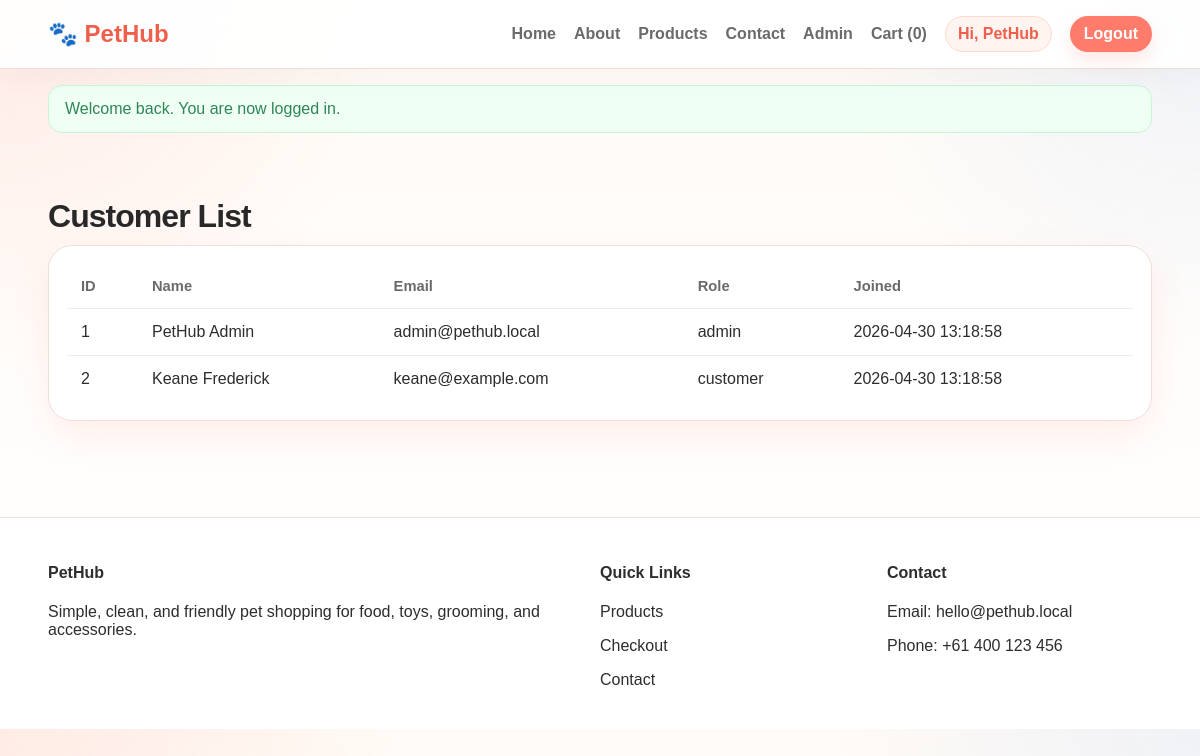
The page /admin/customers.php (signed in) on the database its author committed.
### tables this page shows
CREATE TABLE users (
  id INT AUTO_INCREMENT PRIMARY KEY,
  name VARCHAR(100) NOT NULL,
  email VARCHAR(120) NOT NULL UNIQUE,
  password_hash VARCHAR(255) NOT NULL,
  role ENUM('admin','customer') NOT NULL DEFAULT 'customer',
  created_at TIMESTAMP DEFAULT CURRENT_TIMESTAMP
);

### config/config.php (called while the page is built, shortened)
<?php
function db(): PDO {
    static $pdo = null;
    if ($pdo === null) {
        $dsn = 'mysql:host=' . DB_HOST . ';dbname=' . DB_NAME . ';charset=utf8mb4';
        $options = [
            PDO::ATTR_ERRMODE => PDO::ERRMODE_EXCEPTION,
            PDO::ATTR_DEFAULT_FETCH_MODE => PDO::FETCH_ASSOC,
            PDO::ATTR_EMULATE_PREPARES => false,
        ];
        $pdo = new PDO($dsn, DB_USER, DB_PASS, $options);
    }
    return $pdo;
}
function e(string $value): string {
    return htmlspecialchars($value, ENT_QUOTES, 'UTF-8');
}

### includes/functions.php (called while the page is built, shortened)
<?php
require_once __DIR__ . '/../config/config.php';
function all_customers(): array {
    return db()->query("SELECT id, name, email, role, created_at FROM users ORDER BY created_at DESC")->fetchAll();
}

### admin/customers.php (the view, shortened to what this page needs)
<?php
require_once __DIR__ . '/../includes/functions.php';
$customers = all_customers();
require_once __DIR__ . '/../includes/header.php';
?>
<main class="section"><div class="container">
  <h1 class="section-title">Customer List</h1>
  <div class="table-wrap"><table><thead><tr><th>ID</th><th>Name</th><th>Email</th><th>Role</th><th>Joined</th></tr></thead><tbody>
    <?php foreach ($customers as $customer): ?>
    <tr><td><?= (int)$customer['id']; ?></td><td><?= e($customer['name']); ?></td><td><?= e($customer['email']); ?></td><td><?= e($customer['role']); ?></td><td><?= e($customer['created_at']); ?></td></tr>
    <?php endforeach; ?>
  </tbody></table></div>
</div></main>
<?php require_once __DIR__ . '/../includes/footer.php'; ?>

### assets/css/style.css (style rules this page uses)
:root { --bg: #fffaf5; --surface: #ffffff; --text: #2d2d2d; --muted: #6a6a6a; --primary: #ff7b6b; --primary-dark: #ef5f4c; --secondary: #7db7ff; --accent: #ffe3dc; --border: #f0dfd7; --success: #2f855a; --shadow: 0 14px 35px rgba(255, 123, 107, 0.12); }
* { box-sizing:border-box }
body { margin:0;font-family:Arial,sans-serif;color:var(--text);background:linear-gradient(180deg,#fffaf5,#fff); }
.container { width:min(1120px,92%);margin:0 auto }
.hero-card,.card,.stat,.form-card,.table-wrap { background:var(--surface);border:1px solid var(--border);border-radius:24px;box-shadow:var(--shadow) }
.section { padding:28px 0 56px }
.section-title { font-size:2rem;margin-bottom:10px }
.table-wrap { padding:18px;overflow:auto }
table { width:100%;border-collapse:collapse }
th,td { text-align:left;padding:14px;border-bottom:1px solid #f1ece8 }
th { color:var(--muted);font-size:.92rem }
tr:last-child td { border-bottom:none }
body { background: radial-gradient(circle at top left, rgba(255,123,107,0.12), transparent 28%), radial-gradient(circle at top right, rgba(125,183,255,0.12), transparent 26%), linear-gradient(180deg,#fffaf5 0%,#fffdfb 48%,#ffffff 100%); }
.section-title { letter-spacing:-0.03em;color:#282828 }

### rows shown on the page
users: id "1", name "PetHub Admin", email "admin@pethub.local", role "admin", created_at "2026-04-30 13:18:58"
users: id "2", name "Keane Frederick", email "keane@example.com", role "customer", created_at "2026-04-30 13:18:58"

### other values the page prints
cart_count() "0"
first_name($_SESSION['user']['name'] ?? 'User') "PetHub"
$flash "Welcome back. You are now logged in."
